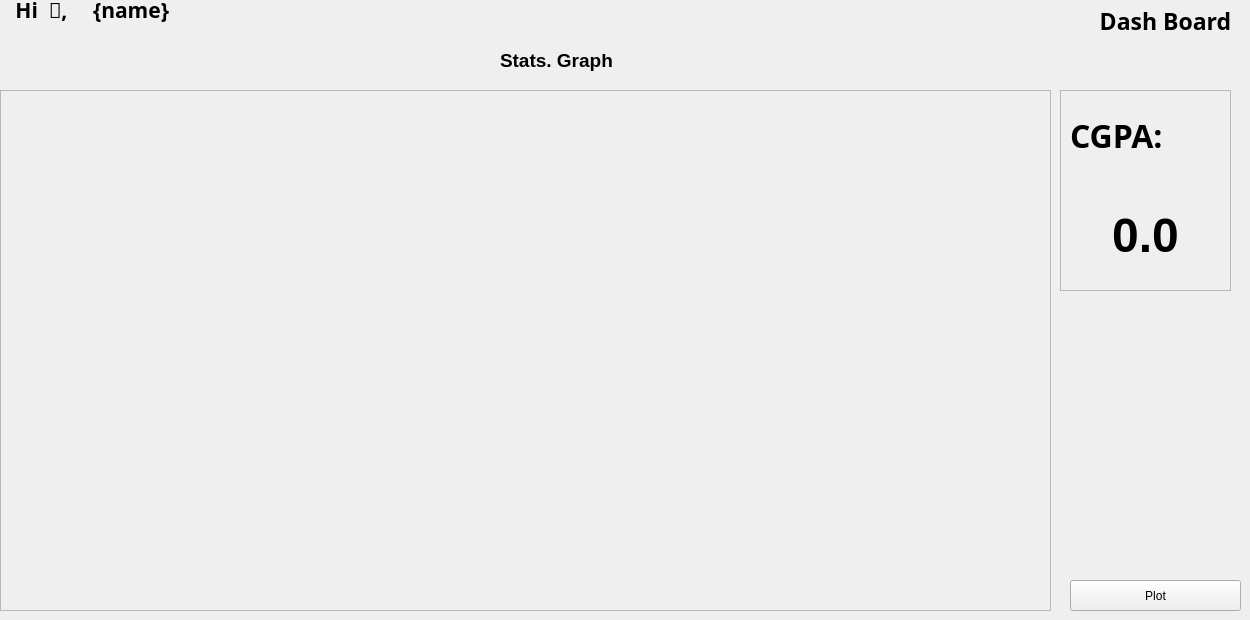
      <widget class="QWidget" name="tab_4">
       <attribute name="title">
        <string>Tab 1</string>
       </attribute>
       <widget class="QLabel" name="label_8">
        <property name="geometry">
         <rect>
          <x>1090</x>
          <y>0</y>
          <width>151</width>
          <height>41</height>
         </rect>
        </property>
        <property name="font">
         <font>
          <family>Segoe Print</family>
          <pointsize>17</pointsize>
          <weight>75</weight>
          <bold>true</bold>
         </font>
        </property>
        <property name="text">
         <string>Dash Board</string>
        </property>
        <property name="alignment">
         <set>Qt::AlignCenter</set>
        </property>
       </widget>
       <widget class="QFrame" name="frame">
        <property name="geometry">
         <rect>
          <x>1060</x>
          <y>90</y>
          <width>171</width>
          <height>201</height>
         </rect>
        </property>
        <property name="frameShape">
         <enum>QFrame::StyledPanel</enum>
        </property>
        <property name="frameShadow">
         <enum>QFrame::Sunken</enum>
        </property>
        <widget class="QLabel" name="label_CGPA">
         <property name="geometry">
          <rect>
           <x>20</x>
           <y>90</y>
           <width>131</width>
           <height>111</height>
          </rect>
         </property>
         <property name="font">
          <font>
           <family>Arial</family>
           <pointsize>36</pointsize>
           <weight>75</weight>
           <bold>true</bold>
          </font>
         </property>
         <property name="text">
          <string>0.0</string>
         </property>
         <property name="scaledContents">
          <bool>false</bool>
         </property>
         <property name="alignment">
          <set>Qt::AlignCenter</set>
         </property>
        </widget>
        <widget class="QLabel" name="label_21">
         <property name="geometry">
          <rect>
           <x>10</x>
           <y>20</y>
           <width>121</width>
           <height>51</height>
          </rect>
         </property>
         <property name="font">
          <font>
           <family>Segoe Print</family>
           <pointsize>24</pointsize>
           <weight>75</weight>
           <bold>true</bold>
          </font>
         </property>
         <property name="text">
          <string>CGPA:</string>
         </property>
        </widget>
       </widget>
       <widget class="QWidget" name="layoutWidget">
        <property name="geometry">
         <rect>
          <x>10</x>
          <y>-10</y>
          <width>161</width>
          <height>41</height>
         </rect>
        </property>
        <layout class="QHBoxLayout" name="horizontalLayout"/>
       </widget>
       <widget class="QFrame" name="graph_frame">
        <property name="geometry">
         <rect>
          <x>0</x>
          <y>90</y>
          <width>1051</width>
          <height>521</height>
         </rect>
        </property>
        <property name="frameShape">
         <enum>QFrame::StyledPanel</enum>
        </property>
        <property name="frameShadow">
         <enum>QFrame::Sunken</enum>
        </property>
       </widget>
       <widget class="QLabel" name="label_24">
        <property name="geometry">
         <rect>
          <x>500</x>
          <y>50</y>
          <width>131</width>
          <height>21</height>
         </rect>
        </property>
        <property name="font">
         <font>
          <family>Arial</family>
          <pointsize>14</pointsize>
          <weight>75</weight>
          <bold>true</bold>
         </font>
        </property>
        <property name="text">
         <string>Stats. Graph</string>
        </property>
       </widget>
       <widget class="QLabel" name="label_18">
        <property name="geometry">
         <rect>
          <x>10</x>
          <y>-10</y>
          <width>77</width>
          <height>39</height>
         </rect>
        </property>
        <property name="font">
         <font>
          <family>Segoe UI Black</family>
          <pointsize>16</pointsize>
          <weight>75</weight>
          <bold>true</bold>
         </font>
        </property>
        <property name="text">
         <string> Hi  👋,</string>
        </property>
       </widget>
       <widget class="QLabel" name="label_welcome">
        <property name="geometry">
         <rect>
          <x>93</x>
          <y>-10</y>
          <width>191</width>
          <height>39</height>
         </rect>
        </property>
        <property name="font">
         <font>
          <family>Segoe UI Black</family>
          <pointsize>16</pointsize>
          <weight>75</weight>
          <bold>true</bold>
         </font>
        </property>
        <property name="text">
         <string>{name}</string>
        </property>
       </widget>
       <widget class="QPushButton" name="pushButton_plot">
        <property name="geometry">
         <rect>
          <x>1070</x>
          <y>580</y>
          <width>171</width>
          <height>31</height>
         </rect>
        </property>
        <property name="text">
         <string>Plot</string>
        </property>
       </widget>
      </widget>
